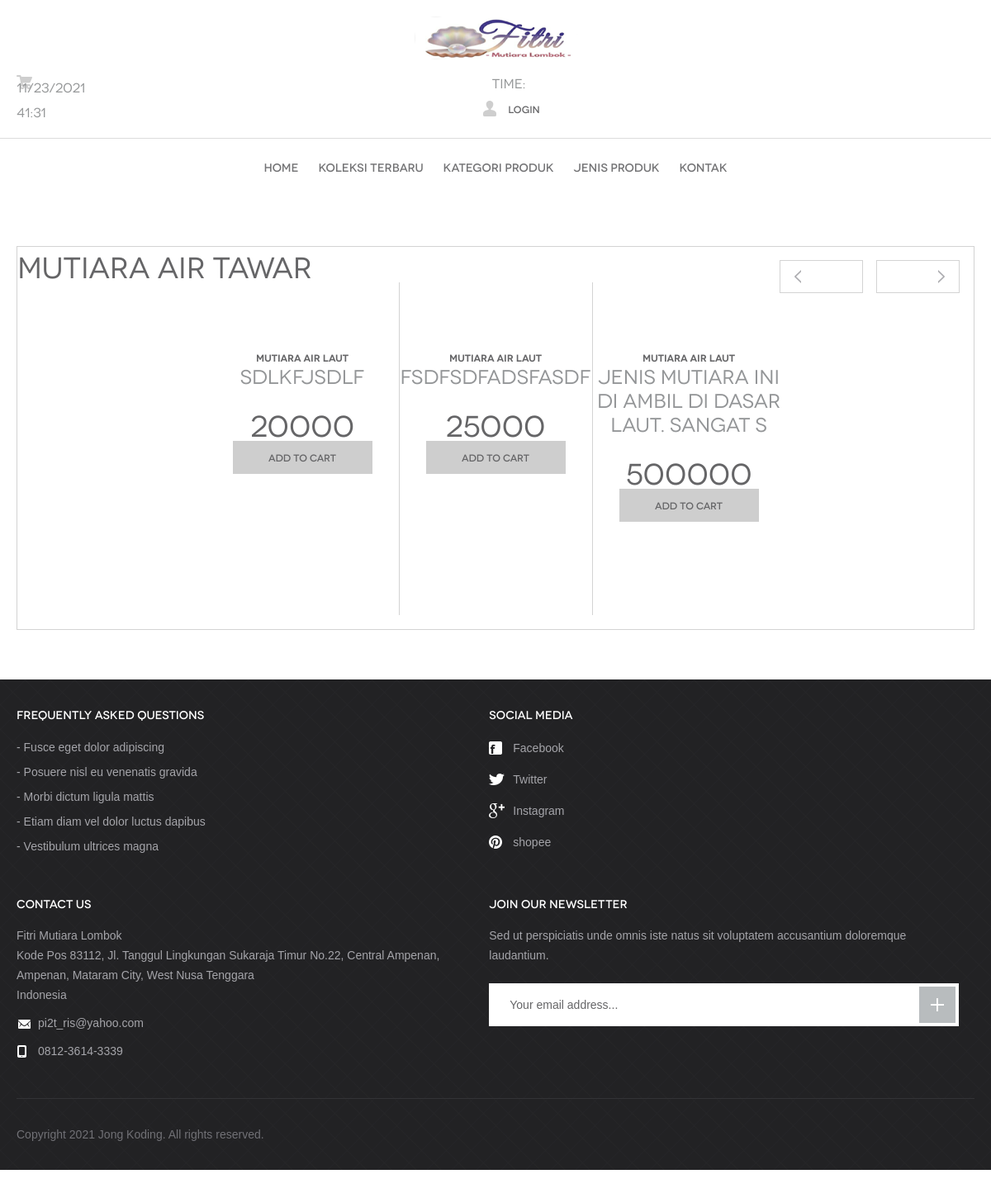
The page /01mutiaraairlaut.php on the database its author committed.
### tables this page shows
CREATE TABLE `produk` (
  `id_produk` int(10) NOT NULL,
  `id_categori` varchar(10) NOT NULL,
  `id_jenisproduk` varchar(25) NOT NULL,
  `harga` int(10) NOT NULL,
  `deskripsi` varchar(50) NOT NULL,
  `poto` varchar(100) DEFAULT NULL
);

CREATE TABLE `categori` (
  `id_categori` varchar(10) NOT NULL,
  `nm_categori` varchar(20) NOT NULL
);

### 01mutiaraairlaut.php (the view, shortened to what this page needs)
<?php
require "config.php";
$sql = "SELECT produk.*,categori.nm_categori from produk,
categori WHERE produk.id_categori=categori.id_categori and categori.nm_categori like '%Mutiara Air Laut%'
		";
$query = mysqli_query($conn, $sql);
?>
<!DOCTYPE html>
 <html lang="en">
<head>
	<link rel="stylesheet" media="all" href="css/style.css">
</head>
<body>
	<header id="header">
		<div class="container">
			<a href="index.html" id="logo" title="Mutiara Lombok">Mutiara Lombok</a>
			<div class="right-links">
				<ul>
					<p>Time: <span id="tanggalwaktu"></span></p>
				</ul>
				<ul>
					<li><a href="login.php"><span class="ico-account"></span>Login</a></li>
				</ul>
			</div>
		</div>
	</header>
	<nav id="menu">
		<div class="container">
			<ul>
				<li><a href="index.php">Home</a></li>
				<li><a href="products.html">Koleksi Terbaru</a></li>
				<li><a href="products.html">Kategori Produk</a></li>
				<li><a href="products.html">Jenis Produk</a></li>
				<li><a href="contact.html">Kontak</a></li>
			</ul>
		</div>
	</nav>
	<div id="body">
		<div class="container">
			<div class="last-products">
				<h1>Mutiara Air Tawar</h>
				<section class="products">
				<?php
while($isi = mysqli_fetch_object($query)){
        ?>
        <article>
			<h3><?=$isi->nm_categori;?></h3>
			<h4><?=$isi->deskripsi?></h4>
			<h5><?=$isi->harga?></h5>
			<a href="cart.html" class="btn-add">Add to cart</a>
			</article>
        <?php } ?>
			</section>
		</div>
	</div>
	<footer id="footer">
		<div class="container">
			<div class="cols">
				<div class="col">
					<h3>Frequently Asked Questions</h3>
					<ul>
						<li><a href="#">Fusce eget dolor adipiscing </a></li>
						<li><a href="#">Posuere nisl eu venenatis gravida</a></li>
						<li><a href="#">Morbi dictum ligula mattis</a></li>
						<li><a href="#">Etiam diam vel dolor luctus dapibus</a></li>
						<li><a href="#">Vestibulum ultrices magna </a></li>
					</ul>
				</div>
				<div class="col media">
					<h3>Social media</h3>
					<ul class="social">
						<li><a href="https://web.facebook.com/FitrimutiaraLombokk/?_rdc=1&_rdr"><span class="ico ico-fb"></span>Facebook</a></li>
						<li><a href="#"><span class="ico ico-tw"></span>Twitter</a></li>
						<li><a href="#"><span class="ico ico-gp"></span>Instagram</a></li>
						<li><a href="#"><span class="ico ico-pi"></span>shopee</a></li>
					</ul>
				</div>
				<div class="col contact">
					<h3>Contact us</h3>
					<p>Fitri Mutiara Lombok<br>Kode Pos 83112, Jl. Tanggul Lingkungan Sukaraja Timur No.22, Central Ampenan, Ampenan, Mataram City, West Nusa Tenggara<br>Indonesia</p>
					<p><span class="ico ico-em"></span><a href="#">pi2t_ris@yahoo.com</a></p>
					<p><span class="ico ico-ph"></span>0812-3614-3339</p>
				</div>
				<div class="col newsletter">
					<h3>Join our newsletter</h3>
					<p>Sed ut perspiciatis unde omnis iste natus sit voluptatem accusantium doloremque laudantium.</p>
					<form action="#">
						<input type="text" placeholder="Your email address...">
						<button type="submit"></button>
					</form>
				</div>
			</div>
			<p class="copy">Copyright 2021 Jong Koding. All rights reserved.</p>
		</div>
	</footer>
</body>
</html>

### rows shown on the page
produk: id_categori.nm_categori "Mutiara Air Laut", deskripsi "sdlkfjsdlf", harga "20000"
produk: id_categori.nm_categori "Mutiara Air Laut", deskripsi "fsdfsdfadsfasdf", harga "25000"
produk: id_categori.nm_categori "Mutiara Air Laut", deskripsi "jenis mutiara ini di ambil di dasar laut. sangat s", harga "500000"
